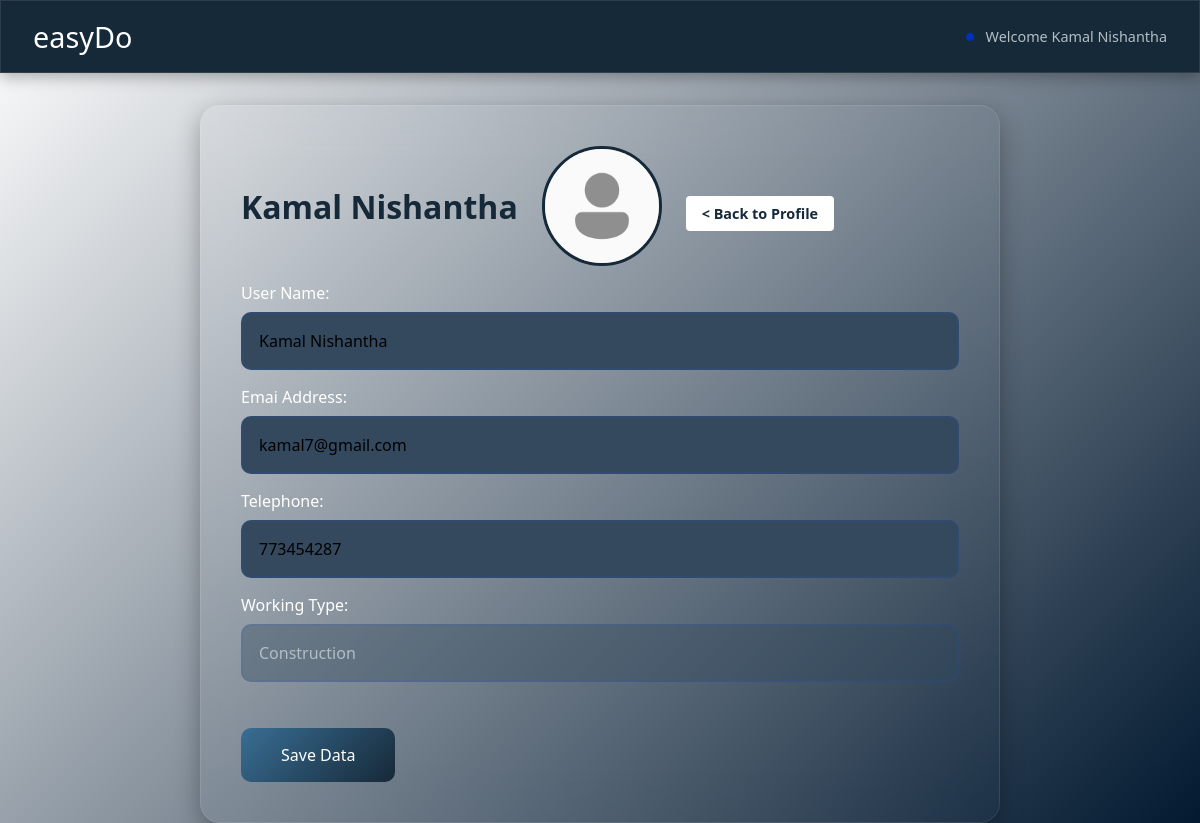
Screenshot of /modify-construction.php?user_id=19 (signed in) with the database file from the repository.
### tables this page shows
CREATE TABLE `workers` (
  `id` int(100) NOT NULL,
  `user_name` varchar(50) NOT NULL,
  `nic` int(10) NOT NULL,
  `email` varchar(50) NOT NULL,
  `tel_num` int(10) NOT NULL,
  `work_type` varchar(40) NOT NULL,
  `password` varchar(40) NOT NULL,
  `last_login` datetime NOT NULL,
  `is_deleted` tinyint(1) NOT NULL
);

### modify-construction.php (the view, shortened to what this page needs)
<?php require_once('includes/connection.php'); ?>
<?php
    $user_id    = '';
    $user_name  = '';
    $email      = '';
    $tel_num    = '';
    $work_type  = '';
    if (isset($_GET['user_id'])) {
        $user_id = mysqli_real_escape_string($connection, $_GET['user_id']);
        $query = "SELECT * FROM workers WHERE id ={$user_id} LIMIT 1";
        $result_set = mysqli_query($connection, $query);
        if($result_set){
            if(mysqli_num_rows($result_set) == 1){
                $result = mysqli_fetch_assoc($result_set);
                $user_name  = $result['user_name'];
                $email      = $result['email'];
                $tel_num    = $result['tel_num'];
                $work_type  = $result['work_type'];
            }else{
                header('Location: construction.php?err=user_not_found');
            }
        }else{
            header('Location: construction.php?err=query_fieled');
        }
    }
?>
<!DOCTYPE html>
<html lang="en">
<head>
    <link rel="stylesheet" href="css/modify.css">
</head>
<body>
<header>
        <div class="appname"><h2>easyDo</h2></div>
        <div class="loggedin">Welcome <?php  echo '' .$user_name . '';  ?> </div>
    </header>
    <main>
    <h1><?php  echo '' .$user_name . '';  ?>
    <div class="pic">
        <img src="images/icon.png" class="pimg">
    </div>
    <span><a href="profile-construction.php?
    user_id= <?php echo $user_id; ?>">< Back to Profile</a></span></h1>
    <form action="modify-construction.php" method = "post" class="userform">
        <p>
            <label for="">User Name:</label>
            <input type="text" name="user_name" <?php echo 'value="' .$user_name . '"'; ?>>
        </p>
        <p>
            <label for="">Emai Address:</label>
            <input type="email" name="email" <?php echo 'value="' .$email . '"'; ?>>
        </p>
        <p>
            <label for="">Telephone:</label>
            <input type="text" name="tel_num" <?php echo 'value="' .$tel_num . '"'; ?>>
        </p>
        <p>
            <label for="">Working Type:</label>
            <input type="text" name="work_type " <?php echo 'value="' . $work_type . '"'; ?> disabled>
        </p>
        <p>
            <label for="">&nbsp;</label>
            <button type="submit" name="submit">Save Data</button>
        </p>
    </form>
    </main>
</body>
</html>

### css/modify.css (style rules this page uses)
* { margin: 0; padding: 0; box-sizing: border-box; font-family: 'Poppins', 'Segoe UI', sans-serif; }
body { background: linear-gradient(135deg, #ffffff 0%, #021930 100%); min-height: 100vh; color: #e0e0e0; }
header { background: #162938; padding: 1rem 2rem; box-shadow: 0 4px 15px rgba(0, 0, 0, 0.3); display: flex; justify-content: space-between; align-items: center; margin-bottom: 2rem; border: 1px solid rgba(255, 255, 255, 0.1); }
.appname h2 { color: #ffffff; font-size: 1.8rem; font-weight: 500; }
.loggedin { color: #b2bec3; font-size: 0.9rem; position: relative; padding-left: 20px; }
.loggedin::before { content: ''; position: absolute; left: 0; top: 50%; width: 8px; height: 8px; background: #0031b8; border-radius: 50%; transform: translateY(-50%); }
main { backdrop-filter: blur(20px); background: transparent; border-radius: 20px; padding: 2.5rem; box-shadow: 0 8px 25px rgba(0, 0, 0, 0.3); max-width: 800px; max-height:750px; margin: 0 auto; border: 1px solid rgba(255, 255, 255, 0.1); }
main h1 { display: flex; align-items: center; gap: 1.5rem; margin-bottom: 1rem; color: #162938; font-size: 2rem; }
.pic { width: 120px; height: 120px; border-radius: 50%; overflow: hidden; border: 3px solid #162938; position: relative; transition: transform 0.3s ease; }
.pimg { width: 100%; height: 100%; object-fit: cover; transition: filter 0.3s ease; }
.userform { display: flex; flex-direction: column; gap: 1rem; }
.userform p { display: flex; flex-direction: column; gap: 0.5rem; position: relative; }
label { color: #ffffff; font-size: 1rem; transition: color 0.3s ease; }
input[type="text"], input[type="email"] { padding: 1rem; background: #34495e; border: 2px solid rgba(23, 94, 248, 0.1); border-radius: 10px; font-size: 1rem; color: #000000; transition: all 0.3s ease; }
button[type="submit"] { background: linear-gradient(135deg, #396e94 0%, #162938 100%); color: white; border: none; padding: 1rem 2.5rem; border-radius: 10px; font-size: 1rem; cursor: pointer; transition: all 0.3s ease; align-self: flex-start; position: relative; overflow: hidden; }
button[type="submit"]::before { content: ''; position: absolute; top: 0; left: -100%; width: 100%; height: 100%; background: linear-gradient( 90deg, transparent, rgba(255, 255, 255, 0.2), transparent ); transition: 0.5s; }
a { font-size: 0.9rem; color: #162938; text-decoration: none; padding: 0.5rem 1rem; border-radius: 4px; background-color: #ffffff; text-decoration: none; transition: all 0.3s ease; position: relative; }
input[disabled] { background: rgba(52, 73, 94, 0.4); cursor: not-allowed; color: #b2bec3; }

### rows the page displays
workers: user_name "Kamal Nishantha", email "kamal7@gmail.com", tel_num "773454287", work_type "Construction"
